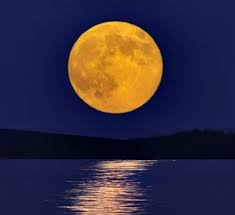
#> input picture src/data/gibbs/moon.jpg, 235 x 215 px
$ python '4b.Mean Field Theory.py'   (Python 2 division)
#> lines starting #> are read from the running program, lines starting #| are printed output that depends on the picture

# coding: utf-8

# # Mean Field Demo

# ## Background

# In this interactive demo we introduce the Mean field method to solve the foreground/background segmentation problem.

# First, we review the dynamical system models of neurons in the chapter. A neuron is described by two variables: a continuous valued variable $ u_i \in \{-\infty, \infty\} $, and a continuous variable $ q_i \in \{0, 1\} $. Roughly speaking, $ u_i $ represents the input to the cell body and $ q_i $ describes the probability that the cell will fire an action potential. These variables are related by the quations $ u_i = \log(\frac{q_i}{1 - q_i}) $.

# The dynamics of the neuron is given by:
#
# $$ \frac{d u_i}{d t} = - u_i + \sum_j W_{ij} I_{j} + \sum_k \theta_{ik} q_k $$
#
# $ \sum_j w_{ij}I_j + \sum_k \theta_{ik}q_k $ represent the direct input and the input from the other neurons.
#
# The definition of free energy is
#
# $$ F(q) = - \sum_{ij} W_{ij} I_{j} q_{i} - \frac{1}{2} \sum_{ij} \theta_{ij} q_i q_j + \sum_i { q_i \log q_i + (1 - q_i) log (1 - q_i)} $$
#
# The update rule of $ u_i $ can continually decreases the mean field free energy $ F(q) $, see the chapter for more detail.

# In the image segmentation problem, we use $ q_i $ to represent the belief for foreground/background. Mean field algorithm is used to solve $ q_i $.

# ## Initialization
# At the beginning, we need to initialize this demo by loading a few python libraries

# In[119]:

# Initiialization code
get_ipython().magic(u'matplotlib inline')
import numpy as np
import numpy.random
import matplotlib.pyplot as plt
import skimage.color, skimage.transform


# ## Load data
# Then we load the image from a file, normalize it to be in range (-1, 1)

# In[120]:

# im = plt.imread('../data/gibbs/gibbs_demo.jpg')
im = plt.imread('../data/gibbs/moon.jpg'); im = skimage.transform.rescale(im, 0.1)
#> further down, im is the input picture: shape (215, 235, 3); mean R, G, B 52.9, 45.3, 63.5
#> after `im = skimage.transform.rescale(im, 0.1)`:
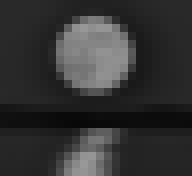
#> im: shape (22, 24, 1) float64 (shown 8 times larger); min 0.0343, max 0.597, mean 0.203

plt.imshow(im)
#> (the run stopped early here; a loop or call above may not have finished)
